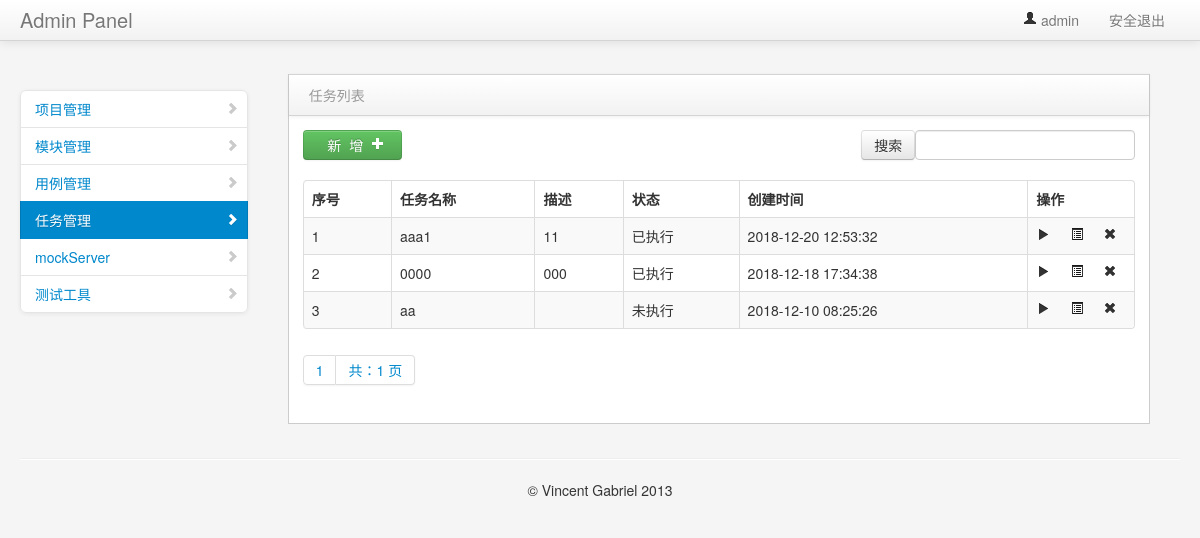
The app's page /interface/task_manage/ (signed in) with its own data.
### interface_app/models.py (models this page shows, shortened)
class TestTask(models.Model):
    name = models.CharField("名称",max_length=50,default="")
    describe = models.TextField("描述", default="")
    cases = models.TextField("用例", default="")
    status = models.IntegerField("状态",default=0)
    create_time = models.DateTimeField("创建时间", auto_now=True)

### interface_app/views/testask_view.py (the view)
# urls.py: path("task_manage/", testask_view.task_manage),
@login_required
def task_manage(request):
    if request.method == "GET":
        case_list = TestTask.objects.all().order_by("-create_time")
        contacts = page(request,case_list)
        return render(request,"task_manage.html",{"type":"list","contacts": contacts})
    else:
        return "404"

### common/page_help.py (called while the page is built)
def page(request,obj,count=5):
    paginator = Paginator(obj, count)
    page = request.GET.get("page")
    try:
        contacts = paginator.get_page(page)
    except EmptyPage:
        contacts = paginator.page(1)
    except PageNotAnInteger:
        contacts = paginator.page(paginator.num_pages)
    return contacts

### templates/task_manage.html (shortened to what this page needs)
{% extends "common/nav.html" %}
{% block context %}
<div class="span3" id="sidebar">
    <ul class="nav nav-list bs-docs-sidenav nav-collapse collapse">
        <li>
            <a href="/manage/project_manage/"><i class="icon-chevron-right"></i>项目管理</a>
        </li>
        <li>
            <a href="/manage/module_manage/"><i class="icon-chevron-right"></i>模块管理</a>
        </li>
        <li>
            <a href="/interface/case_manage/"><i class="icon-chevron-right"></i>用例管理</a>
        </li>
        <li class="active">
            <a href="/interface/task_manage/"><i class="icon-chevron-right"></i>任务管理</a>
        </li>
        <li>
            <a href="interface.html"><i class="icon-chevron-right"></i>mockServer</a>
        </li>
        <li>
            <a href="interface.html"><i class="icon-chevron-right"></i>测试工具</a>
        </li>
    </ul>
</div>
<div class="span9" id="content">
    <div class="row-fluid">
{% if type == 'list'%}
     <div class="block">
        <div class="navbar navbar-inner block-header">
            <div class="muted pull-left">任务列表</div>
        </div>
        <div class="block-content collapse in">
            <div class="span12">
               <div class="table-toolbar">
                  <div class="btn-group">
                     <a><button class="btn btn-success" onclick="window.location.href='/interface/add_task/'">&nbsp&nbsp&nbsp新&nbsp&nbsp增&nbsp&nbsp<i class="icon-plus icon-white"></i>&nbsp</button></a>
                  </div>
                   <div class="btn-group pull-right">
                         <div class="dataTables_filter" id="example_filter">
                             <form method="get" action="/interface/search_task/">
                              <input class="btn" type="submit" value="搜索">
                              <label><input type="text" aria-controls="example" id="search_case" name="search_case"></label>
                             </form>
                        </div>
                    </div>
               </div>
                <table cellpadding="0" cellspacing="0" border="0" class="table table-striped table-bordered" id="example2">
                    <thead>
                        <tr>
                            <th>序号</th>
                            <th>任务名称</th>
                            <th>描述</th>
                            <th>状态</th>
                            <th>创建时间</th>
                            <th style="width: 90px">操作</th>
                        </tr>
                    </thead>
                    <tbody>
                    {% for data in contacts %}
                        <tr class="gradeU">
                            <td>{{forloop.counter }}</td>
                            <td class="center">{{data.name}}</td>
                            <td>{{data.describe}}</td>
                            {% if data.status == 0 %}
                            <td>未执行</td>
                            {% endif %}
                            {% if data.status == 2 %}
                            <td>已执行</td>
                            {% endif %}
                            <td class="center">{{ data.create_time | date:"Y-m-d H:i:s" }}</td>
                            <td class="center" style="width: 60px;">
                                <a href="#" onclick="Run_Task('{{data.id}}')"><i class="icon-play"></i></a>
                                <a href="/interface/task_result_list/{{data.id}}"><i class="icon-list-alt"></i></a>
                                <a onclick="del_id('{{ data.id }}')"><i class="icon-remove"></i></a>
                            </td>
                        </tr>
                    {% endfor %}
                    </tbody>
                </table>
            </div>
          <div class="pagination">
            <span class="step-links">
              <ul class="pagination">
                 <li><a href="#">{{ contacts.number }}</a></li>
                <li><a href="#">共：{{ contacts.paginator.num_pages }} 页</a></li>
              </ul>
            </span>
          </div>
        </div>
     </div>
    </div>
</div>
 {% endif %}
{% endblock context %}

### templates/common/nav.html (shortened to what this page needs)
<!DOCTYPE html>
<html>
    <head>
        <link href="/static/bootstrap/css/bootstrap.min.css" rel="stylesheet" media="screen">
        <link href="/static/bootstrap/css/bootstrap-responsive.min.css" rel="stylesheet" media="screen">
        <link href="/static/assets/css/styles.css" rel="stylesheet" media="screen">
        <link href="/static/assets/css/DT_bootstrap.css" rel="stylesheet" media="screen">
    </head>
    <body>
        <div class="navbar navbar-fixed-top">
            <div class="navbar-inner">
                <div class="container-fluid">
                    <a class="brand" href="#">Admin Panel</a>
                    <div class="nav-collapse collapse">
                        <ul class="nav pull-right">
                            <li class="dropdown">
                                <a href="#" role="button" class="dropdown-toggle" data-toggle="dropdown">
                                    <i class="icon-user"></i> {{user}}
                                </a>
                            </li>
                            <li>
                                <a tabindex="-1" href="/user/logout/">安全退出</a>
                            </li>
                        </ul>
                    </div>
                </div>
            </div>
        </div>
        <div class="container-fluid">
            <div class="row-fluid">
                 {% block context %}
                 {% endblock context %}
            </div>
            <hr>
            <footer>
                <p style="text-align: center">&copy; Vincent Gabriel 2013</p>
            </footer>
        </div>
    </body>
</html>

### static/assets/css/styles.css (style rules this page uses)
body { padding-top: 0; padding-bottom: 40px; background-color: #f5f5f5; }
@media (min-width: 979px) { body { padding-top: 60px; } }
#content { margin-left:0px; }
.block { border: 1px solid #ccc; background: white; margin: 1em 0em; border-top: none; }
.block-content { margin: 1em; min-height: .25em; }
.block-header { margin-bottom: 0px; border-right: none; border-left: none; -webkit-border-radius: 0px; -moz-border-radius: 0px; border-radius: 0px; }
.block-header div { padding-top: 10px; }
.bs-docs-sidenav { max-width: 228px; margin: 30px 0 0; padding: 0; background-color: #fff; -webkit-border-radius: 6px; -moz-border-radius: 6px; border-radius: 6px; -webkit-box-shadow: 0 1px 4px rgba(0,0,0,.065); -moz-box-shadow: 0 1px 4px rgba(0,0,0,.065); box-shadow: 0 1px 4px rgba(0,0,0,.065); }
.bs-docs-sidenav > li > a { display: block; width: 190px \9; margin: 0 0 -1px; padding: 8px 14px; border: 1px solid #e5e5e5; }
.bs-docs-sidenav > li:first-child > a { -webkit-border-radius: 6px 6px 0 0; -moz-border-radius: 6px 6px 0 0; border-radius: 6px 6px 0 0; }
.bs-docs-sidenav > li:last-child > a { -webkit-border-radius: 0 0 6px 6px; -moz-border-radius: 0 0 6px 6px; border-radius: 0 0 6px 6px; }
.bs-docs-sidenav > .active > a { position: relative; z-index: 2; padding: 9px 15px; border: 0; text-shadow: 0 1px 0 rgba(0,0,0,.15); -webkit-box-shadow: inset 1px 0 0 rgba(0,0,0,.1), inset -1px 0 0 rgba(0,0,0,.1); -moz-box-shadow: inset 1px 0 0 rgba(0,0,0,.1), inset -1px 0 0 rgba(0,0,0,.1); box-shadow: inset 1px 0 0 rgba(0,0,0,.1), inset -1px 0 0 rgba(0,0,0,.1); }
.bs-docs-sidenav .icon-chevron-right { float: right; margin-top: 2px; margin-right: -6px; opacity: .25; }
.bs-docs-sidenav .active .icon-chevron-right, .bs-docs-sidenav .active a:hover .icon-chevron-right { opacity: 1; }

### records on screen
TestTask: name "aaa1", describe "11", status "已执行", create_time "2018-12-20 12:53:32"
TestTask: name "0000", describe "000", status "已执行", create_time "2018-12-18 17:34:38"
TestTask: name "aa", status "未执行", create_time "2018-12-10 08:25:26"

### other values on screen
{{ user }} "admin"
{{ contacts.number }} "1"
{{ contacts.paginator.num_pages }} "1"
